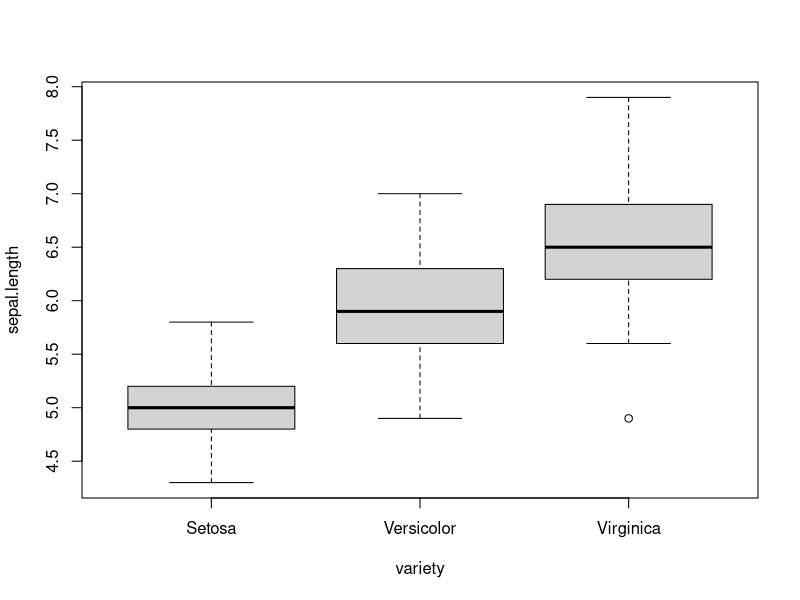

Write R code to recreate this figure. (Note: this script raises an error after producing the figure.)
b64data <- "InNlcGFsLmxlbmd0aCIsInNlcGFsLndpZHRoIiwicGV0YWwubGVuZ3RoIiwicGV0YWwud2lkdGgiLCJ2YXJpZXR5Igo1L
jEsMy41LDEuNCwuMiwiU2V0b3NhIgo0LjksMywxLjQsLjIsIlNldG9zYSIKNC43LDMuMiwxLjMsLjIsIlNldG9zYSIKNC4
2LDMuMSwxLjUsLjIsIlNldG9zYSIKNSwzLjYsMS40LC4yLCJTZXRvc2EiCjUuNCwzLjksMS43LC40LCJTZXRvc2EiCjQuN
iwzLjQsMS40LC4zLCJTZXRvc2EiCjUsMy40LDEuNSwuMiwiU2V0b3NhIgo0LjQsMi45LDEuNCwuMiwiU2V0b3NhIgo0Ljk
sMy4xLDEuNSwuMSwiU2V0b3NhIgo1LjQsMy43LDEuNSwuMiwiU2V0b3NhIgo0LjgsMy40LDEuNiwuMiwiU2V0b3NhIgo0L
jgsMywxLjQsLjEsIlNldG9zYSIKNC4zLDMsMS4xLC4xLCJTZXRvc2EiCjUuOCw0LDEuMiwuMiwiU2V0b3NhIgo1LjcsNC4
0LDEuNSwuNCwiU2V0b3NhIgo1LjQsMy45LDEuMywuNCwiU2V0b3NhIgo1LjEsMy41LDEuNCwuMywiU2V0b3NhIgo1LjcsM
y44LDEuNywuMywiU2V0b3NhIgo1LjEsMy44LDEuNSwuMywiU2V0b3NhIgo1LjQsMy40LDEuNywuMiwiU2V0b3NhIgo1LjE
sMy43LDEuNSwuNCwiU2V0b3NhIgo0LjYsMy42LDEsLjIsIlNldG9zYSIKNS4xLDMuMywxLjcsLjUsIlNldG9zYSIKNC44L
DMuNCwxLjksLjIsIlNldG9zYSIKNSwzLDEuNiwuMiwiU2V0b3NhIgo1LDMuNCwxLjYsLjQsIlNldG9zYSIKNS4yLDMuNSw
xLjUsLjIsIlNldG9zYSIKNS4yLDMuNCwxLjQsLjIsIlNldG9zYSIKNC43LDMuMiwxLjYsLjIsIlNldG9zYSIKNC44LDMuM
SwxLjYsLjIsIlNldG9zYSIKNS40LDMuNCwxLjUsLjQsIlNldG9zYSIKNS4yLDQuMSwxLjUsLjEsIlNldG9zYSIKNS41LDQ
uMiwxLjQsLjIsIlNldG9zYSIKNC45LDMuMSwxLjUsLjIsIlNldG9zYSIKNSwzLjIsMS4yLC4yLCJTZXRvc2EiCjUuNSwzL
jUsMS4zLC4yLCJTZXRvc2EiCjQuOSwzLjYsMS40LC4xLCJTZXRvc2EiCjQuNCwzLDEuMywuMiwiU2V0b3NhIgo1LjEsMy4
0LDEuNSwuMiwiU2V0b3NhIgo1LDMuNSwxLjMsLjMsIlNldG9zYSIKNC41LDIuMywxLjMsLjMsIlNldG9zYSIKNC40LDMuM
iwxLjMsLjIsIlNldG9zYSIKNSwzLjUsMS42LC42LCJTZXRvc2EiCjUuMSwzLjgsMS45LC40LCJTZXRvc2EiCjQuOCwzLDE
uNCwuMywiU2V0b3NhIgo1LjEsMy44LDEuNiwuMiwiU2V0b3NhIgo0LjYsMy4yLDEuNCwuMiwiU2V0b3NhIgo1LjMsMy43L
DEuNSwuMiwiU2V0b3NhIgo1LDMuMywxLjQsLjIsIlNldG9zYSIKNywzLjIsNC43LDEuNCwiVmVyc2ljb2xvciIKNi40LDM
uMiw0LjUsMS41LCJWZXJzaWNvbG9yIgo2LjksMy4xLDQuOSwxLjUsIlZlcnNpY29sb3IiCjUuNSwyLjMsNCwxLjMsIlZlc
nNpY29sb3IiCjYuNSwyLjgsNC42LDEuNSwiVmVyc2ljb2xvciIKNS43LDIuOCw0LjUsMS4zLCJWZXJzaWNvbG9yIgo2LjM
sMy4zLDQuNywxLjYsIlZlcnNpY29sb3IiCjQuOSwyLjQsMy4zLDEsIlZlcnNpY29sb3IiCjYuNiwyLjksNC42LDEuMywiV
mVyc2ljb2xvciIKNS4yLDIuNywzLjksMS40LCJWZXJzaWNvbG9yIgo1LDIsMy41LDEsIlZlcnNpY29sb3IiCjUuOSwzLDQ
uMiwxLjUsIlZlcnNpY29sb3IiCjYsMi4yLDQsMSwiVmVyc2ljb2xvciIKNi4xLDIuOSw0LjcsMS40LCJWZXJzaWNvbG9yI
go1LjYsMi45LDMuNiwxLjMsIlZlcnNpY29sb3IiCjYuNywzLjEsNC40LDEuNCwiVmVyc2ljb2xvciIKNS42LDMsNC41LDE
uNSwiVmVyc2ljb2xvciIKNS44LDIuNyw0LjEsMSwiVmVyc2ljb2xvciIKNi4yLDIuMiw0LjUsMS41LCJWZXJzaWNvbG9yI
go1LjYsMi41LDMuOSwxLjEsIlZlcnNpY29sb3IiCjUuOSwzLjIsNC44LDEuOCwiVmVyc2ljb2xvciIKNi4xLDIuOCw0LDE
uMywiVmVyc2ljb2xvciIKNi4zLDIuNSw0LjksMS41LCJWZXJzaWNvbG9yIgo2LjEsMi44LDQuNywxLjIsIlZlcnNpY29sb
3IiCjYuNCwyLjksNC4zLDEuMywiVmVyc2ljb2xvciIKNi42LDMsNC40LDEuNCwiVmVyc2ljb2xvciIKNi44LDIuOCw0Ljg
sMS40LCJWZXJzaWNvbG9yIgo2LjcsMyw1LDEuNywiVmVyc2ljb2xvciIKNiwyLjksNC41LDEuNSwiVmVyc2ljb2xvciIKN
S43LDIuNiwzLjUsMSwiVmVyc2ljb2xvciIKNS41LDIuNCwzLjgsMS4xLCJWZXJzaWNvbG9yIgo1LjUsMi40LDMuNywxLCJ
WZXJzaWNvbG9yIgo1LjgsMi43LDMuOSwxLjIsIlZlcnNpY29sb3IiCjYsMi43LDUuMSwxLjYsIlZlcnNpY29sb3IiCjUuN
CwzLDQuNSwxLjUsIlZlcnNpY29sb3IiCjYsMy40LDQuNSwxLjYsIlZlcnNpY29sb3IiCjYuNywzLjEsNC43LDEuNSwiVmV
yc2ljb2xvciIKNi4zLDIuMyw0LjQsMS4zLCJWZXJzaWNvbG9yIgo1LjYsMyw0LjEsMS4zLCJWZXJzaWNvbG9yIgo1LjUsM
i41LDQsMS4zLCJWZXJzaWNvbG9yIgo1LjUsMi42LDQuNCwxLjIsIlZlcnNpY29sb3IiCjYuMSwzLDQuNiwxLjQsIlZlcnN
pY29sb3IiCjUuOCwyLjYsNCwxLjIsIlZlcnNpY29sb3IiCjUsMi4zLDMuMywxLCJWZXJzaWNvbG9yIgo1LjYsMi43LDQuM
iwxLjMsIlZlcnNpY29sb3IiCjUuNywzLDQuMiwxLjIsIlZlcnNpY29sb3IiCjUuNywyLjksNC4yLDEuMywiVmVyc2ljb2x
vciIKNi4yLDIuOSw0LjMsMS4zLCJWZXJzaWNvbG9yIgo1LjEsMi41LDMsMS4xLCJWZXJzaWNvbG9yIgo1LjcsMi44LDQuM
SwxLjMsIlZlcnNpY29sb3IiCjYuMywzLjMsNiwyLjUsIlZpcmdpbmljYSIKNS44LDIuNyw1LjEsMS45LCJWaXJnaW5pY2E
iCjcuMSwzLDUuOSwyLjEsIlZpcmdpbmljYSIKNi4zLDIuOSw1LjYsMS44LCJWaXJnaW5pY2EiCjYuNSwzLDUuOCwyLjIsI
lZpcmdpbmljYSIKNy42LDMsNi42LDIuMSwiVmlyZ2luaWNhIgo0LjksMi41LDQuNSwxLjcsIlZpcmdpbmljYSIKNy4zLDI
uOSw2LjMsMS44LCJWaXJnaW5pY2EiCjYuNywyLjUsNS44LDEuOCwiVmlyZ2luaWNhIgo3LjIsMy42LDYuMSwyLjUsIlZpc
mdpbmljYSIKNi41LDMuMiw1LjEsMiwiVmlyZ2luaWNhIgo2LjQsMi43LDUuMywxLjksIlZpcmdpbmljYSIKNi44LDMsNS4
1LDIuMSwiVmlyZ2luaWNhIgo1LjcsMi41LDUsMiwiVmlyZ2luaWNhIgo1LjgsMi44LDUuMSwyLjQsIlZpcmdpbmljYSIKN
i40LDMuMiw1LjMsMi4zLCJWaXJnaW5pY2EiCjYuNSwzLDUuNSwxLjgsIlZpcmdpbmljYSIKNy43LDMuOCw2LjcsMi4yLCJ
WaXJnaW5pY2EiCjcuNywyLjYsNi45LDIuMywiVmlyZ2luaWNhIgo2LDIuMiw1LDEuNSwiVmlyZ2luaWNhIgo2LjksMy4yL
DUuNywyLjMsIlZpcmdpbmljYSIKNS42LDIuOCw0LjksMiwiVmlyZ2luaWNhIgo3LjcsMi44LDYuNywyLCJWaXJnaW5pY2E
iCjYuMywyLjcsNC45LDEuOCwiVmlyZ2luaWNhIgo2LjcsMy4zLDUuNywyLjEsIlZpcmdpbmljYSIKNy4yLDMuMiw2LDEuO
CwiVmlyZ2luaWNhIgo2LjIsMi44LDQuOCwxLjgsIlZpcmdpbmljYSIKNi4xLDMsNC45LDEuOCwiVmlyZ2luaWNhIgo2LjQ
sMi44LDUuNiwyLjEsIlZpcmdpbmljYSIKNy4yLDMsNS44LDEuNiwiVmlyZ2luaWNhIgo3LjQsMi44LDYuMSwxLjksIlZpc
mdpbmljYSIKNy45LDMuOCw2LjQsMiwiVmlyZ2luaWNhIgo2LjQsMi44LDUuNiwyLjIsIlZpcmdpbmljYSIKNi4zLDIuOCw
1LjEsMS41LCJWaXJnaW5pY2EiCjYuMSwyLjYsNS42LDEuNCwiVmlyZ2luaWNhIgo3LjcsMyw2LjEsMi4zLCJWaXJnaW5pY
2EiCjYuMywzLjQsNS42LDIuNCwiVmlyZ2luaWNhIgo2LjQsMy4xLDUuNSwxLjgsIlZpcmdpbmljYSIKNiwzLDQuOCwxLjg
sIlZpcmdpbmljYSIKNi45LDMuMSw1LjQsMi4xLCJWaXJnaW5pY2EiCjYuNywzLjEsNS42LDIuNCwiVmlyZ2luaWNhIgo2L
jksMy4xLDUuMSwyLjMsIlZpcmdpbmljYSIKNS44LDIuNyw1LjEsMS45LCJWaXJnaW5pY2EiCjYuOCwzLjIsNS45LDIuMyw
iVmlyZ2luaWNhIgo2LjcsMy4zLDUuNywyLjUsIlZpcmdpbmljYSIKNi43LDMsNS4yLDIuMywiVmlyZ2luaWNhIgo2LjMsM
i41LDUsMS45LCJWaXJnaW5pY2EiCjYuNSwzLDUuMiwyLCJWaXJnaW5pY2EiCjYuMiwzLjQsNS40LDIuMywiVmlyZ2luaWN
hIgo1LjksMyw1LjEsMS44LCJWaXJnaW5pY2Ei"

decoded = rawToChar(base64enc::base64decode(b64data))
print(decoded)
data = read.csv(text = decoded)

#Create temporary file so we can save the plot to it and convert back to base64
fn = tempfile(fileext = '.png')
png(fn)
boxplot(sepal.length~variety, data)
dev.off()

encoded = base64enc::base64encode(fn)
encoded

data = read.csv(text = decoded)
boxplot(sepal.length~variety, data)
